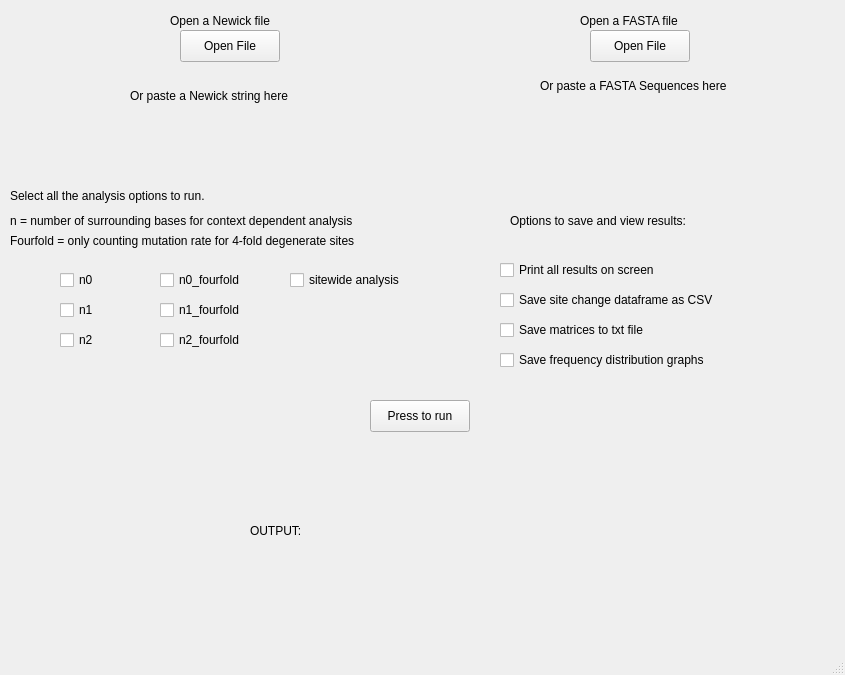
<?xml version="1.0" encoding="UTF-8"?>
<ui version="4.0">
 <class>MainWindow</class>
 <widget class="QMainWindow" name="MainWindow">
  <property name="geometry">
   <rect>
    <x>0</x>
    <y>0</y>
    <width>845</width>
    <height>675</height>
   </rect>
  </property>
  <property name="windowTitle">
   <string>MainWindow</string>
  </property>
  <widget class="QWidget" name="centralwidget">
   <widget class="QLabel" name="newickfile_label">
    <property name="geometry">
     <rect>
      <x>170</x>
      <y>10</y>
      <width>131</width>
      <height>21</height>
     </rect>
    </property>
    <property name="text">
     <string>Open a Newick file</string>
    </property>
   </widget>
   <widget class="QPushButton" name="newick_button">
    <property name="geometry">
     <rect>
      <x>180</x>
      <y>30</y>
      <width>100</width>
      <height>32</height>
     </rect>
    </property>
    <property name="text">
     <string>Open File</string>
    </property>
   </widget>
   <widget class="QLabel" name="fastafile_label">
    <property name="geometry">
     <rect>
      <x>580</x>
      <y>10</y>
      <width>131</width>
      <height>21</height>
     </rect>
    </property>
    <property name="text">
     <string>Open a FASTA file</string>
    </property>
   </widget>
   <widget class="QPushButton" name="fasta_button">
    <property name="geometry">
     <rect>
      <x>590</x>
      <y>30</y>
      <width>100</width>
      <height>32</height>
     </rect>
    </property>
    <property name="text">
     <string>Open File</string>
    </property>
   </widget>
   <widget class="QLabel" name="newick_text">
    <property name="geometry">
     <rect>
      <x>130</x>
      <y>70</y>
      <width>201</width>
      <height>51</height>
     </rect>
    </property>
    <property name="text">
     <string>Or paste a Newick string here</string>
    </property>
   </widget>
   <widget class="QLabel" name="fasta_text">
    <property name="geometry">
     <rect>
      <x>540</x>
      <y>60</y>
      <width>211</width>
      <height>51</height>
     </rect>
    </property>
    <property name="text">
     <string>Or paste a FASTA Sequences here</string>
    </property>
   </widget>
   <widget class="QCheckBox" name="n0">
    <property name="geometry">
     <rect>
      <x>60</x>
      <y>270</y>
      <width>85</width>
      <height>20</height>
     </rect>
    </property>
    <property name="text">
     <string>n0</string>
    </property>
   </widget>
   <widget class="QLabel" name="analysis_annotation">
    <property name="geometry">
     <rect>
      <x>10</x>
      <y>180</y>
      <width>391</width>
      <height>31</height>
     </rect>
    </property>
    <property name="text">
     <string>Select all the analysis options to run.</string>
    </property>
   </widget>
   <widget class="QCheckBox" name="n1">
    <property name="geometry">
     <rect>
      <x>60</x>
      <y>300</y>
      <width>85</width>
      <height>20</height>
     </rect>
    </property>
    <property name="text">
     <string>n1</string>
    </property>
   </widget>
   <widget class="QCheckBox" name="n2">
    <property name="geometry">
     <rect>
      <x>60</x>
      <y>330</y>
      <width>85</width>
      <height>20</height>
     </rect>
    </property>
    <property name="text">
     <string>n2</string>
    </property>
   </widget>
   <widget class="QCheckBox" name="n0_fourfold">
    <property name="geometry">
     <rect>
      <x>160</x>
      <y>270</y>
      <width>121</width>
      <height>20</height>
     </rect>
    </property>
    <property name="text">
     <string>n0_fourfold</string>
    </property>
   </widget>
   <widget class="QLabel" name="n_annotation">
    <property name="geometry">
     <rect>
      <x>10</x>
      <y>210</y>
      <width>401</width>
      <height>21</height>
     </rect>
    </property>
    <property name="text">
     <string>n = number of surrounding bases for context dependent analysis</string>
    </property>
   </widget>
   <widget class="QLabel" name="fourfold_anno">
    <property name="geometry">
     <rect>
      <x>10</x>
      <y>230</y>
      <width>401</width>
      <height>21</height>
     </rect>
    </property>
    <property name="text">
     <string>Fourfold = only counting mutation rate for 4-fold degenerate sites</string>
    </property>
   </widget>
   <widget class="QCheckBox" name="n1_fourfold">
    <property name="geometry">
     <rect>
      <x>160</x>
      <y>300</y>
      <width>121</width>
      <height>20</height>
     </rect>
    </property>
    <property name="text">
     <string>n1_fourfold</string>
    </property>
   </widget>
   <widget class="QCheckBox" name="n2_fourfold">
    <property name="geometry">
     <rect>
      <x>160</x>
      <y>330</y>
      <width>121</width>
      <height>20</height>
     </rect>
    </property>
    <property name="text">
     <string>n2_fourfold</string>
    </property>
   </widget>
   <widget class="QLabel" name="save_anno">
    <property name="geometry">
     <rect>
      <x>510</x>
      <y>210</y>
      <width>401</width>
      <height>21</height>
     </rect>
    </property>
    <property name="text">
     <string>Options to save and view results:</string>
    </property>
   </widget>
   <widget class="QCheckBox" name="save_matrices">
    <property name="geometry">
     <rect>
      <x>500</x>
      <y>320</y>
      <width>231</width>
      <height>20</height>
     </rect>
    </property>
    <property name="text">
     <string>Save matrices to txt file</string>
    </property>
   </widget>
   <widget class="QCheckBox" name="print_all_results">
    <property name="geometry">
     <rect>
      <x>500</x>
      <y>260</y>
      <width>211</width>
      <height>20</height>
     </rect>
    </property>
    <property name="text">
     <string>Print all results on screen</string>
    </property>
   </widget>
   <widget class="QCheckBox" name="save_site_df">
    <property name="geometry">
     <rect>
      <x>500</x>
      <y>290</y>
      <width>271</width>
      <height>20</height>
     </rect>
    </property>
    <property name="text">
     <string>Save site change dataframe as CSV</string>
    </property>
   </widget>
   <widget class="QCheckBox" name="save_graphs">
    <property name="geometry">
     <rect>
      <x>500</x>
      <y>350</y>
      <width>231</width>
      <height>20</height>
     </rect>
    </property>
    <property name="text">
     <string>Save frequency distribution graphs</string>
    </property>
   </widget>
   <widget class="QCheckBox" name="sitewide_analysis">
    <property name="geometry">
     <rect>
      <x>290</x>
      <y>270</y>
      <width>121</width>
      <height>20</height>
     </rect>
    </property>
    <property name="text">
     <string>sitewide analysis</string>
    </property>
   </widget>
   <widget class="QPushButton" name="press_to_run_button">
    <property name="geometry">
     <rect>
      <x>370</x>
      <y>400</y>
      <width>100</width>
      <height>32</height>
     </rect>
    </property>
    <property name="text">
     <string>Press to run</string>
    </property>
   </widget>
   <widget class="QLabel" name="output_label">
    <property name="geometry">
     <rect>
      <x>250</x>
      <y>470</y>
      <width>361</width>
      <height>121</height>
     </rect>
    </property>
    <property name="text">
     <string>OUTPUT:</string>
    </property>
   </widget>
  </widget>
  <widget class="QMenuBar" name="menubar">
   <property name="geometry">
    <rect>
     <x>0</x>
     <y>0</y>
     <width>845</width>
     <height>24</height>
    </rect>
   </property>
  </widget>
  <widget class="QStatusBar" name="statusbar"/>
 </widget>
 <resources/>
 <connections/>
</ui>
